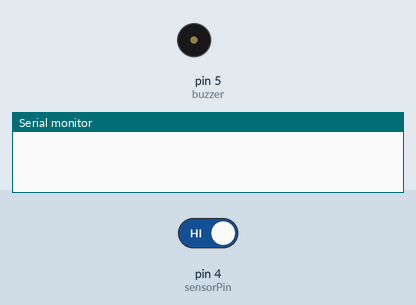
Bench run of a sketch on a simulated Arduino Uno, built with avr-gcc and run on an emulated ATmega328P. On the bench: buzzer (waves = sounding), the last lines printed to the serial monitor. The test bench sets the inputs (shaded band); at power-on: pin 4 (sensorPin) HIGH.

Above: at 1.2 s.
1.3 s: pin 4 (sensorPin) driven LOW
At 1.7 s:
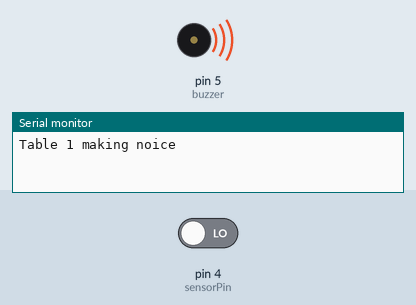
Timing chart, 0 to 4.3 s (numbered marks = the images above; inputs shaded):
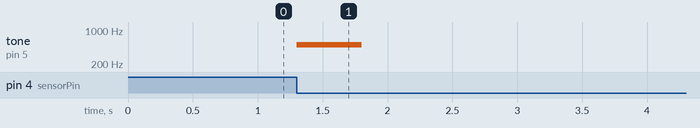

Measured:
- after the input at 1.3 s, tone on pin 5 (buzzer): silent → 500 Hz at once, → silent 0.50 s later

The sketch:

Sound.ino
```cpp
const int buzzer = 5; //buzzer to arduino pin 10
#define sensorPin 4 //sound sensor to arduino pin 4


// Variable to store the time when last event happened
unsigned long lastEvent = 0;


void setup(){

  pinMode(buzzer, OUTPUT); // Set buzzer - pin 9 as an output
  pinMode(sensorPin, INPUT);  // Set sensor pin as an INPUT


  Serial.begin(9600);

}

void loop(){

  // Read Sound sensor
  int sensorData = digitalRead(sensorPin);

  // If pin goes LOW, sound is detected
  if (sensorData == LOW) {

    // If 25ms have passed since last LOW state, it means that
    // the clap is detected and not due to any spurious sounds
    if (millis() - lastEvent > 25) {
       Serial.println("Table 1 making noice");
       tone(buzzer, 500); // Send 1KHz sound signal...
       delay(500);        // ...for 1 sec
       noTone(buzzer);     // Stop sound...
       delay(500);        // ...for 1sec
    }

    // Remember when last event happened
    lastEvent = millis();
  }


}
```
